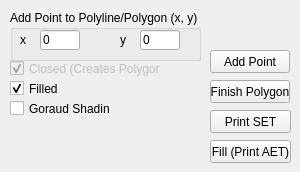
      <widget class="QWidget" name="tab_10">
       <attribute name="title">
        <string>Polygon Settings</string>
       </attribute>
       <widget class="QGroupBox" name="groupBox_14">
        <property name="geometry">
         <rect>
          <x>10</x>
          <y>10</y>
          <width>191</width>
          <height>51</height>
         </rect>
        </property>
        <property name="title">
         <string>Add Point to Polyline/Polygon (x, y)</string>
        </property>
        <widget class="QLabel" name="label_7">
         <property name="geometry">
          <rect>
           <x>10</x>
           <y>20</y>
           <width>12</width>
           <height>20</height>
          </rect>
         </property>
         <property name="maximumSize">
          <size>
           <width>20</width>
           <height>16777215</height>
          </size>
         </property>
         <property name="text">
          <string>x</string>
         </property>
        </widget>
        <widget class="QLineEdit" name="xPolyInput">
         <property name="geometry">
          <rect>
           <x>30</x>
           <y>20</y>
           <width>40</width>
           <height>20</height>
          </rect>
         </property>
         <property name="maximumSize">
          <size>
           <width>50</width>
           <height>16777215</height>
          </size>
         </property>
         <property name="text">
          <string>0</string>
         </property>
        </widget>
        <widget class="QLineEdit" name="yPolyInput">
         <property name="geometry">
          <rect>
           <x>130</x>
           <y>20</y>
           <width>40</width>
           <height>20</height>
          </rect>
         </property>
         <property name="maximumSize">
          <size>
           <width>50</width>
           <height>16777215</height>
          </size>
         </property>
         <property name="text">
          <string>0</string>
         </property>
        </widget>
        <widget class="QLabel" name="label_8">
         <property name="geometry">
          <rect>
           <x>110</x>
           <y>20</y>
           <width>12</width>
           <height>20</height>
          </rect>
         </property>
         <property name="text">
          <string>y</string>
         </property>
        </widget>
       </widget>
       <widget class="QCheckBox" name="polygonClosed">
        <property name="enabled">
         <bool>false</bool>
        </property>
        <property name="geometry">
         <rect>
          <x>10</x>
          <y>60</y>
          <width>151</width>
          <height>17</height>
         </rect>
        </property>
        <property name="toolTip">
         <string>&lt;html&gt;&lt;head/&gt;&lt;body&gt;&lt;p&gt;Checking the Closed box will automatically create a final line between your starting point and your ending point to create a closed polygon.&lt;/p&gt;&lt;/body&gt;&lt;/html&gt;</string>
        </property>
        <property name="text">
         <string>Closed (Creates Polygons)</string>
        </property>
        <property name="checked">
         <bool>true</bool>
        </property>
       </widget>
       <widget class="QCheckBox" name="polygonFilled">
        <property name="geometry">
         <rect>
          <x>10</x>
          <y>80</y>
          <width>151</width>
          <height>17</height>
         </rect>
        </property>
        <property name="toolTip">
         <string>&lt;html&gt;&lt;head/&gt;&lt;body&gt;&lt;p&gt;Checking the Closed box will automatically create a final line between your starting point and your ending point to create a closed polygon.&lt;/p&gt;&lt;/body&gt;&lt;/html&gt;</string>
        </property>
        <property name="text">
         <string>Filled</string>
        </property>
        <property name="checked">
         <bool>true</bool>
        </property>
       </widget>
       <widget class="QPushButton" name="polyAddPointBtn">
        <property name="geometry">
         <rect>
          <x>210</x>
          <y>50</y>
          <width>80</width>
          <height>23</height>
         </rect>
        </property>
        <property name="minimumSize">
         <size>
          <width>80</width>
          <height>0</height>
         </size>
        </property>
        <property name="maximumSize">
         <size>
          <width>80</width>
          <height>16777215</height>
         </size>
        </property>
        <property name="text">
         <string>Add Point</string>
        </property>
       </widget>
       <widget class="QPushButton" name="polyAddFinalPointBtn">
        <property name="geometry">
         <rect>
          <x>210</x>
          <y>80</y>
          <width>80</width>
          <height>23</height>
         </rect>
        </property>
        <property name="minimumSize">
         <size>
          <width>80</width>
          <height>0</height>
         </size>
        </property>
        <property name="maximumSize">
         <size>
          <width>80</width>
          <height>16777215</height>
         </size>
        </property>
        <property name="text">
         <string>Finish Polygon</string>
        </property>
       </widget>
       <widget class="QPushButton" name="polygonSet">
        <property name="geometry">
         <rect>
          <x>210</x>
          <y>110</y>
          <width>81</width>
          <height>23</height>
         </rect>
        </property>
        <property name="text">
         <string>Print SET</string>
        </property>
       </widget>
       <widget class="QPushButton" name="polygonFill">
        <property name="geometry">
         <rect>
          <x>210</x>
          <y>140</y>
          <width>81</width>
          <height>23</height>
         </rect>
        </property>
        <property name="text">
         <string>Fill (Print AET)</string>
        </property>
       </widget>
       <widget class="QCheckBox" name="polyGoraud">
        <property name="geometry">
         <rect>
          <x>10</x>
          <y>100</y>
          <width>101</width>
          <height>17</height>
         </rect>
        </property>
        <property name="text">
         <string>Goraud Shading</string>
        </property>
       </widget>
      </widget>
